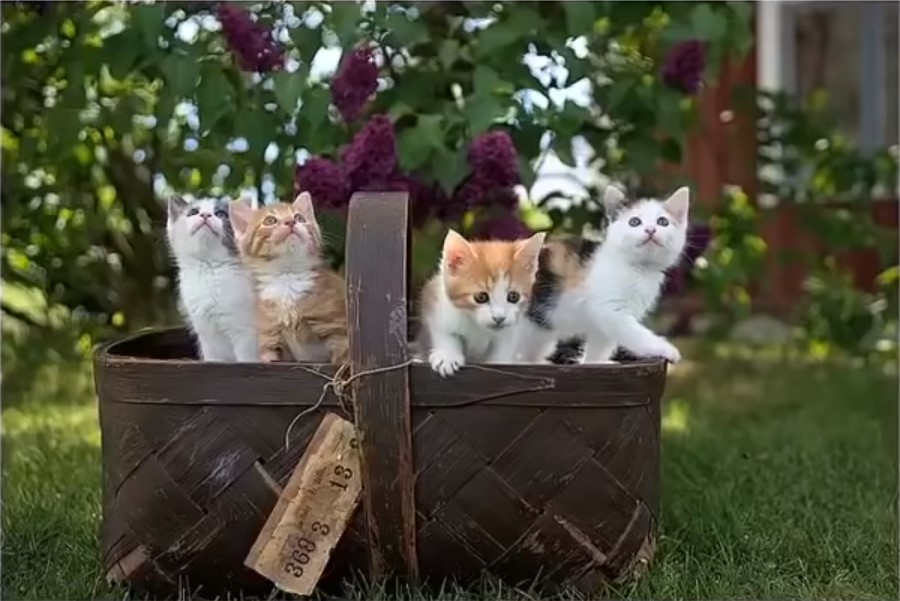
#> input picture photos/cat.jpg, 900 x 601 px, given in place of cat.jpeg, which was not available
$ python transformation.py
#> lines starting #> are read from the running program, lines starting #| are printed output that depends on the picture; pictures that were not available may be replaced by others from this repository, and a replacement may not be noted
import cv2 as cv
import numpy as np


img = cv.imread('photos/cat.jpeg')
#> img is the input picture: shape (601, 900, 3); mean B, G, R 58.7, 77.7, 77.3

cv.imshow('Cat', img)


#Translation
def translate(img, x, y):
#> called with x = -100, y = 100
    transMat = np.float32([[1,0,x],[0,1,y]])
    dimensions = (img.shape[1], img.shape[0])
#> dimensions = (900, 601)
    return cv.warpAffine(img, transMat, dimensions)
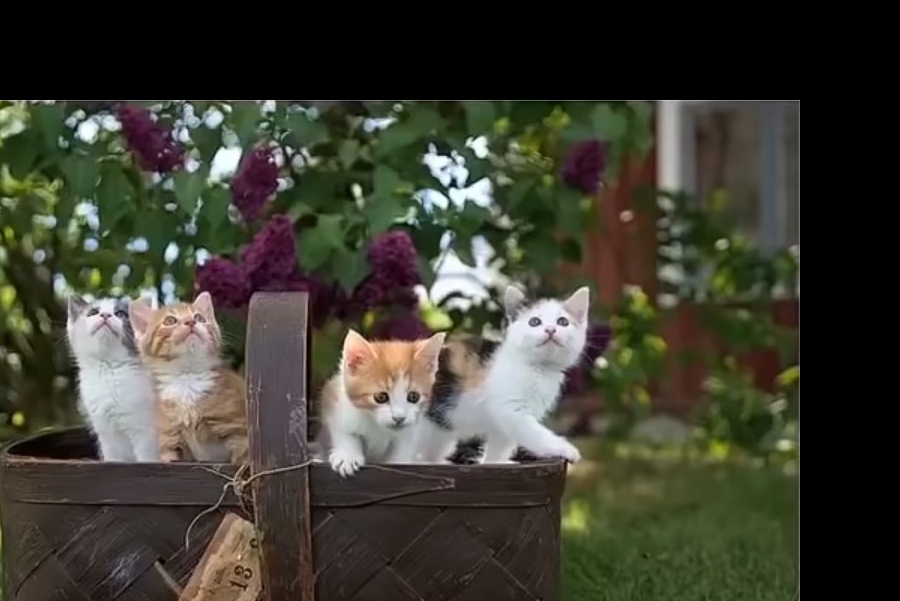
#> returned value: shape (601, 900, 3); mean of channels 0, 1, 2 49.6, 61.3, 61.8; drawn as B, G, R

# -x -->Left
# -y -->Up
# x --> Right
# y --> Down

#translated = translate(img, 100, 100)
translated = translate(img, -100, 100)
cv.imshow('Translated', translated)


#Rotation
def rotation(img, angle, rotPoint=None):
#> called with angle = -45
    (height,width) = img.shape[:2]
#> height = 601; width = 900

    if rotPoint is None:
        rotPoint = (width//2, height//2)
#> rotPoint = (450, 300)

    rotMat = cv.getRotationMatrix2D(rotPoint, angle, 1.0)
    dimensions = (width, height)
#> dimensions = (900, 601)

    return cv.warpAffine(img, rotMat, dimensions)
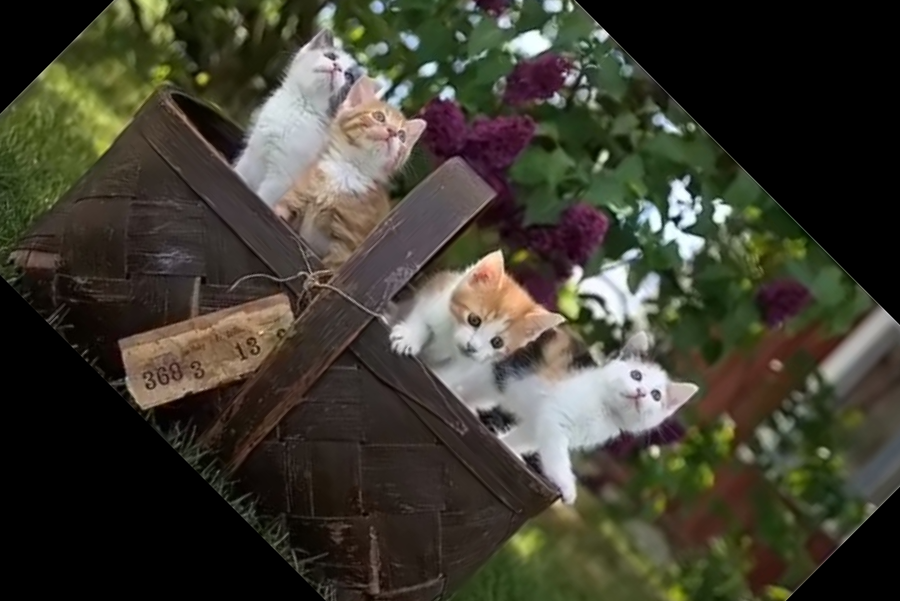
#> returned value: shape (601, 900, 3); mean of channels 0, 1, 2 49.2, 61.1, 63.3; drawn as B, G, R

# rotated = rotation(img, 45)
rotated = rotation(img, -45)
cv.imshow('Rotated', rotated)

rotated_rotated = rotation(rotated, -45)
#> call 2 of rotation, with angle = -45
#> in rotation (call 2), `return cv.warpAffine(img, rotMat, dimensions)`:
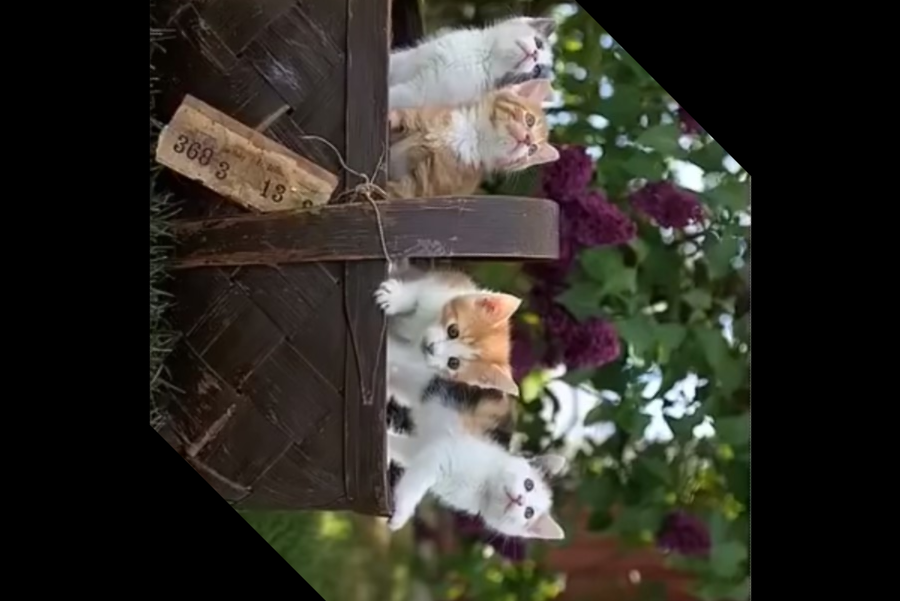
#> returned value: shape (601, 900, 3); mean of channels 0, 1, 2 41.7, 48.7, 51.2; drawn as B, G, R
cv.imshow('Rotated Rotated', rotated_rotated)

# Resizing
resized = cv.resize(img, (500,500), interpolation=cv.INTER_CUBIC)
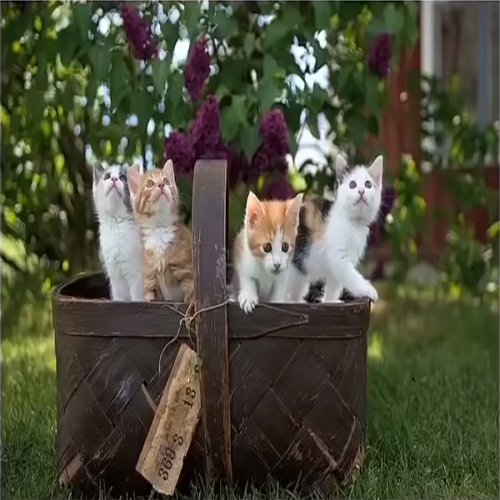
#> resized: shape (500, 500, 3); mean B, G, R 58.7, 77.7, 77.3
cv.imshow('Resized', resized)

#Flipping
# flip = cv.flip(img, 0)
# flip = cv.flip(img, 1)
flip = cv.flip(img, -1)
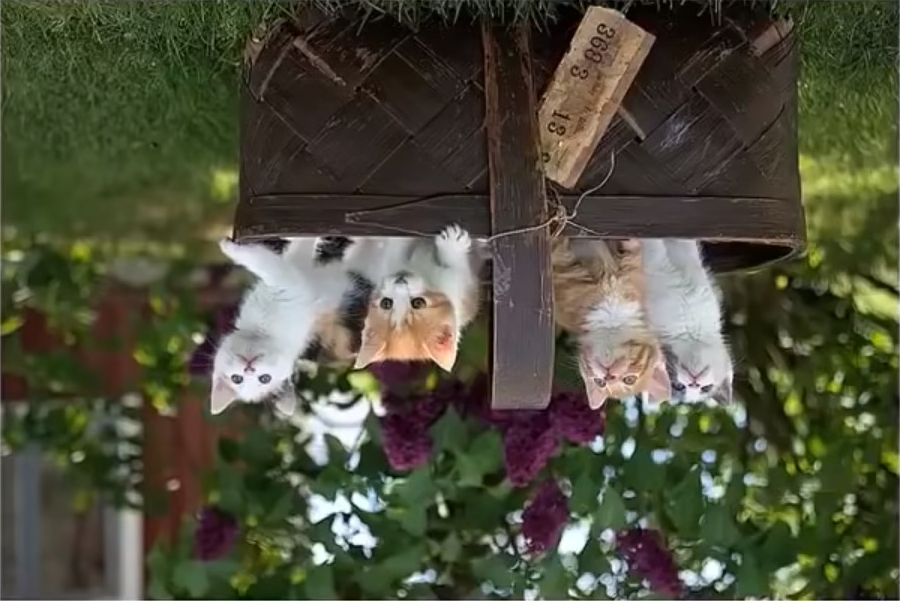
#> flip: shape (601, 900, 3); mean B, G, R 58.7, 77.7, 77.3
cv.imshow('Flip', flip)

#Cropping
cropped = img[200:400, 300:400]
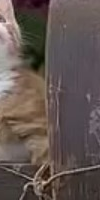
#> cropped: shape (200, 100, 3); mean B, G, R 81.2, 85.4, 97.9
cv.imshow('Cropped', cropped)


cv.waitKey(0)

$ run again, with photos/group2.jpg copied over photos/cat.jpg
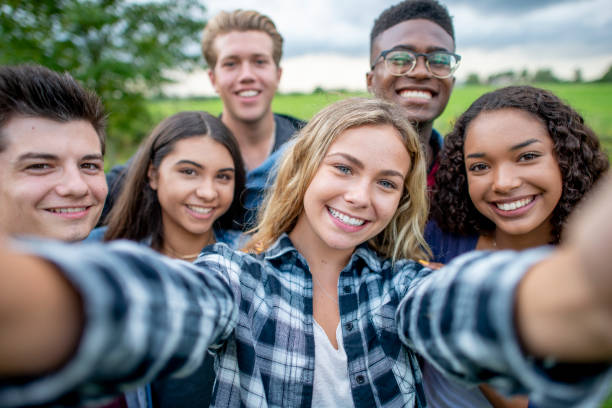
#> input picture photos/group2.jpg, 612 x 408 px, given in place of cat.jpeg, which was not available
#> img is the input picture: shape (408, 612, 3); mean B, G, R 120, 122.5, 122.9
#> `flip = cv.flip(img, -1)`:
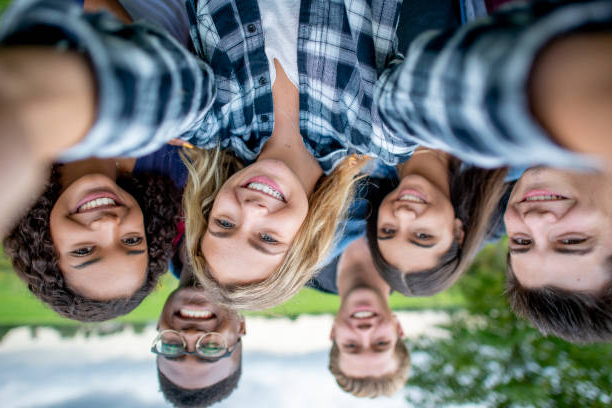
#> flip: shape (408, 612, 3); mean B, G, R 120, 122.5, 122.9
#> `cropped = img[200:400, 300:400]`:
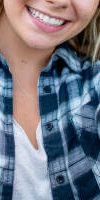
#> cropped: shape (200, 100, 3); mean B, G, R 130.1, 119.3, 116.5

$ run again, with photos/group3.jpg copied over photos/cat.jpg
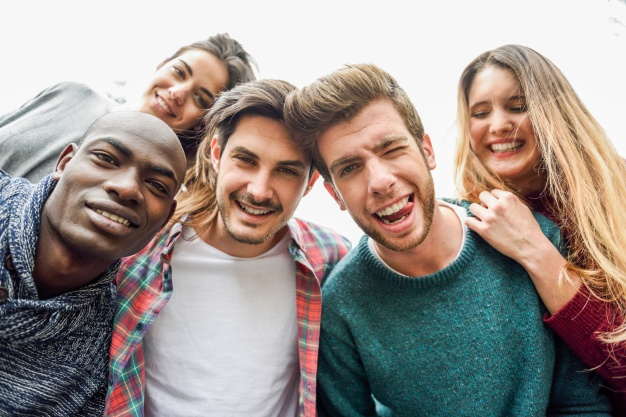
#> input picture photos/group3.jpg, 626 x 417 px, given in place of cat.jpeg, which was not available
#> img is the input picture: shape (417, 626, 3); mean B, G, R 140.7, 146.1, 156
#> `flip = cv.flip(img, -1)`:
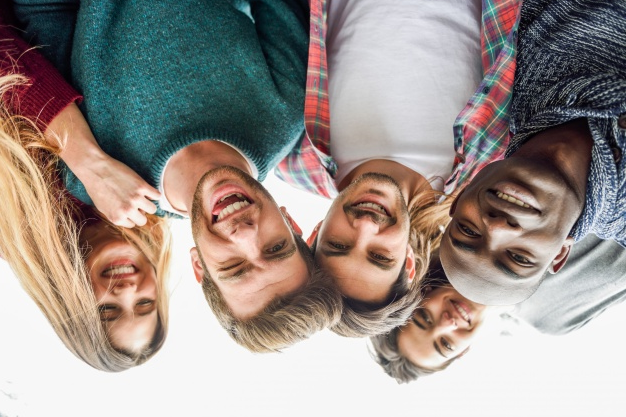
#> flip: shape (417, 626, 3); mean B, G, R 140.7, 146.1, 156
#> `cropped = img[200:400, 300:400]`:
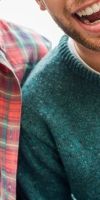
#> cropped: shape (200, 100, 3); mean B, G, R 100.2, 101.1, 98.9
